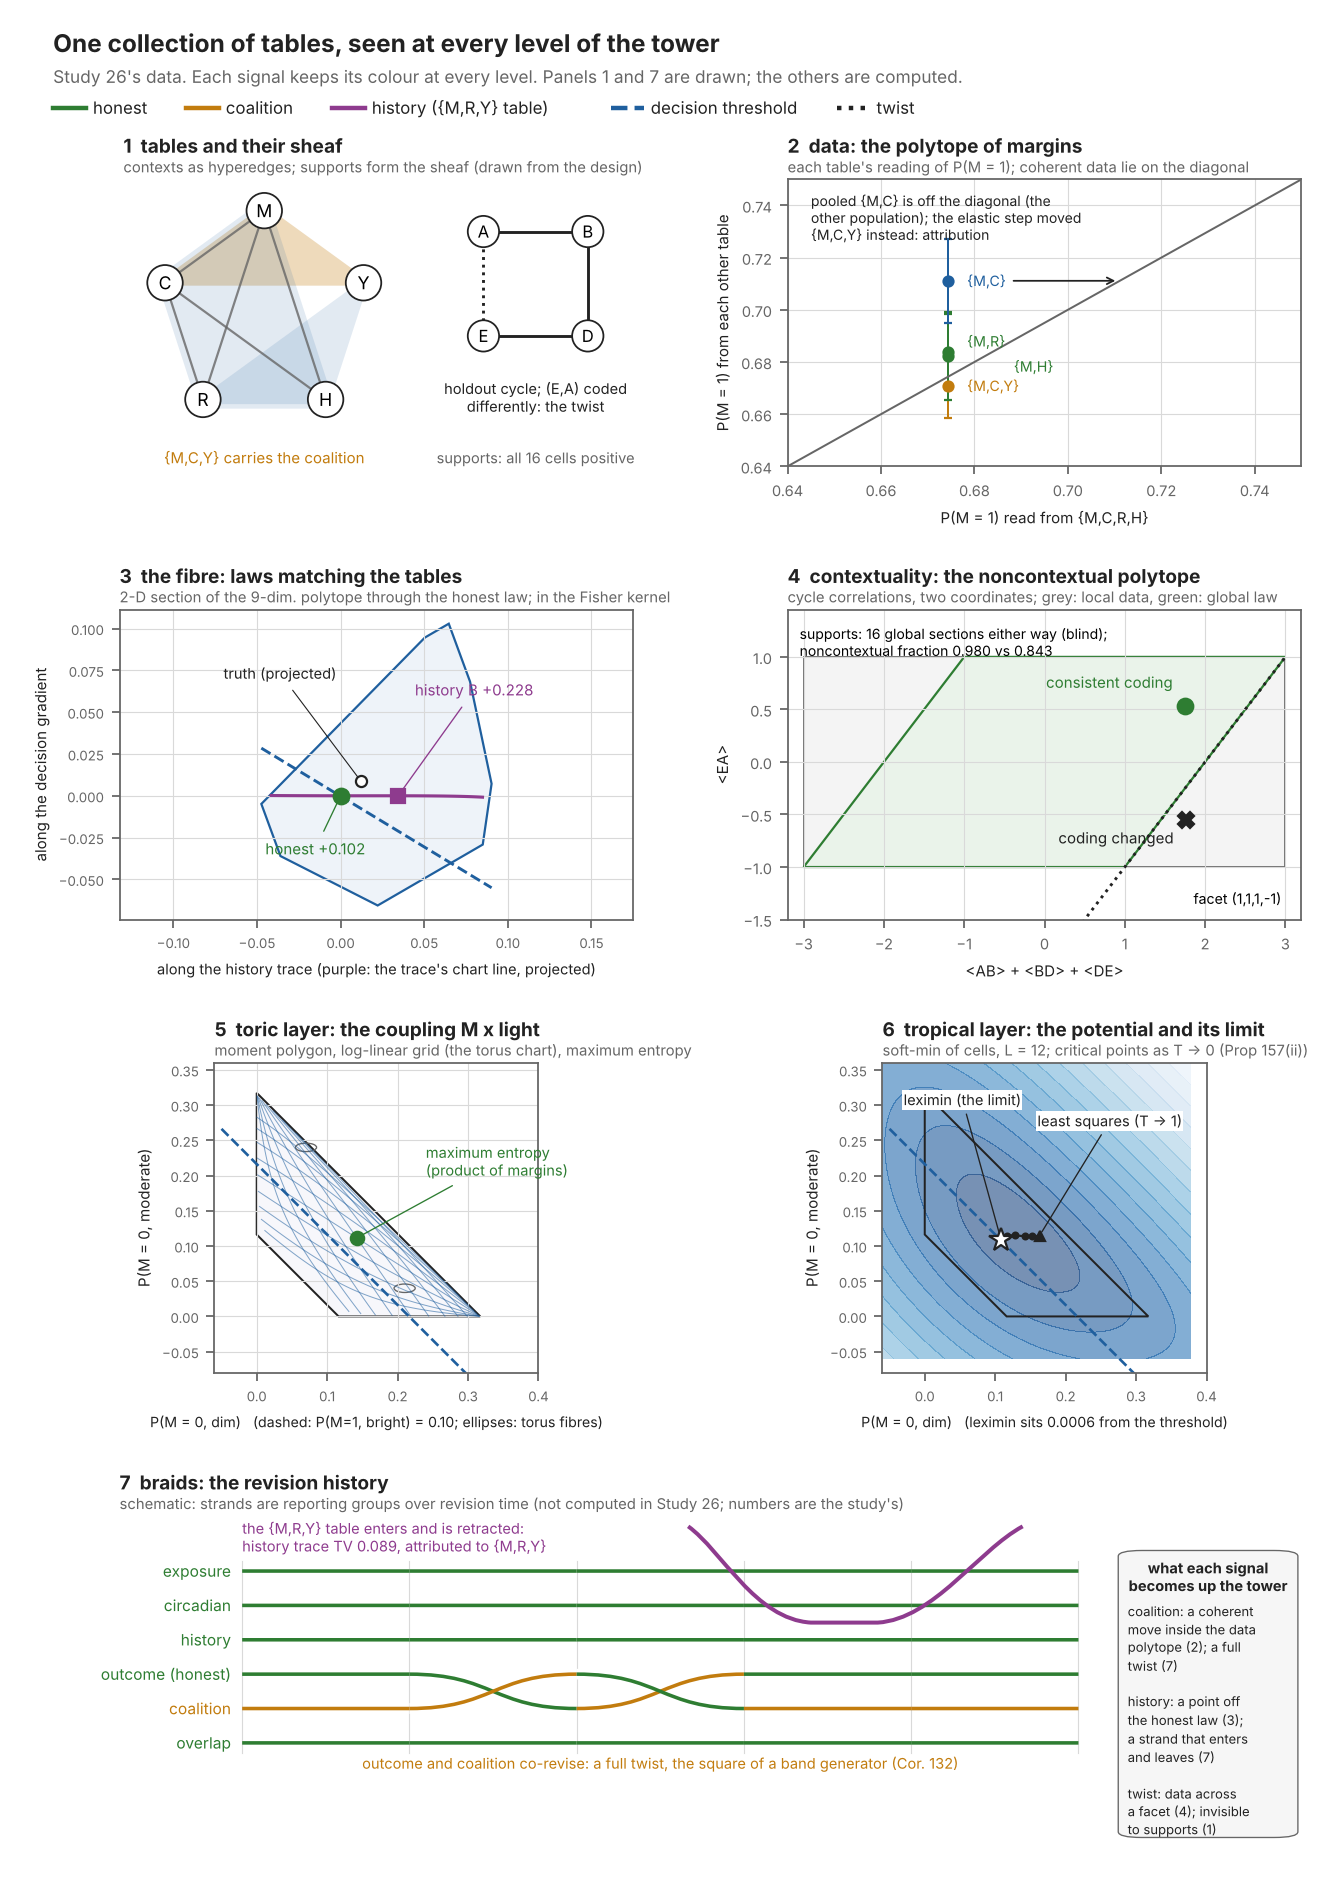

Here is the Python script that generated this plot:
"""The tower (overview): Study 26 seen at seven levels, signals keeping their colour throughout. Companion of fig_atlas.py.
The atlas, from the toric (Kahler) layer to braids, with labelled maps between levels.
One representative signal is followed through every level: the foreign {M,R,Y} table that was refitted and later retracted (purple).
Other signals appear where they live: the coalition (amber), the twist (black, dotted), the decision threshold (blue, dashed).
Object types are kept apart: observed tables (grey squares), inferred laws (hollow circles), selected states (filled markers),
constructed encodings (the braid). Every panel is computed from Study 26 except where marked; the braid is built by an explicit encoding
rule (ours) from the study's actual refit order, and it records order only."""
import os, sys, itertools, json
import numpy as np
HERE = os.path.dirname(os.path.abspath(__file__)); ENG = os.path.join(HERE, "..", "engine"); sys.path.insert(0, ENG); sys.path.insert(0, os.path.join(ENG, "study26_e2e"))
import warnings; warnings.filterwarnings("ignore")
from auxref import N   # theorem numbers from the .aux file
import matplotlib; matplotlib.use("Agg")
import matplotlib.pyplot as plt
from matplotlib.patches import Polygon, Circle, FancyBboxPatch, FancyArrowPatch, Rectangle
from scipy.optimize import linprog
import world26 as W
from pce import refitcommute as RC
R = json.load(open(os.path.join(ENG, "study26_e2e", "results_study26.json"))); KTS = json.load(open(os.path.join(ENG, "kerneltransport_summary.json")))
BLUE, AMBER, PURPLE, GREEN = "#1f5f9e", "#c27c0e", "#8e3b8e", "#2e7d32"; INK, MUTED, GRID, OBS = "#222222", "#666666", "#d9d9d9", "#9a9a9a"
plt.rcParams.update({"font.size": 7.4, "axes.edgecolor": MUTED, "axes.labelcolor": INK, "xtick.color": MUTED, "ytick.color": MUTED, "xtick.labelsize": 6.6, "ytick.labelsize": 6.6})
S, V = W.STATES, W.VARS; NS = 32; Pstar = W.truth(); dev, hold = W.generate()
def ctxmat(ctx, states=S, names=V):
    idx = [names.index(v) for v in ctx]; A = np.zeros((2 ** len(ctx), len(states)))
    for i, s in enumerate(states): A[int("".join(str(s[j]) for j in idx), 2), i] = 1
    return A
def ev(pred): return np.array([1.0 if pred(dict(zip(V, s))) else 0.0 for s in S])
def labels(ctx): return np.array([int("".join(str(s[V.index(v)]) for v in ctx), 2) for s in S])

# ------------------------------------------------------------------ computations
DEVCTX = [c for c, _, _ in W.CORE_ALLOC]; A0 = np.vstack([ctxmat(c) for c in DEVCTX]); m0 = A0 @ Pstar
def refit(Q, ctxs, target=Pstar):
    B = RC.span_labels([labels(c) for c in ctxs], NS); return RC.iproj(Q, B, B.T @ target)
def inj_law():
    th = dict(W.THETA_TRIPLE); th[("M", "R", "Y")] += 1.5; logp = np.zeros(NS)
    for i, s in enumerate(S):
        v = dict(zip(V, s)); logp[i] = sum(t * v[x] for x, t in W.THETA_MAIN.items()) + sum(t * v[x] * v[y] for (x, y), t in W.THETA_PAIR.items()) \
            + sum(t * v[x] * v[y] * v[z] for (x, y, z), t in th.items())
    p = np.exp(logp); return p / p.sum()
rng = np.random.default_rng(26); o1 = rng.permutation(len(DEVCTX)); U0 = np.ones(NS) / NS
P = U0.copy()
for step, i in enumerate(o1):
    P = refit(P, [DEVCTX[i]])
    if step == 2: P = refit(P, [("M", "R", "Y")], inj_law())
RB = refit(P, DEVCTX); R0 = refit(U0, DEVCTX)
M1, M0, Y1 = ev(lambda v: v["M"] == 1), ev(lambda v: v["M"] == 0), ev(lambda v: v["Y"] == 1)
kk = ev(lambda v: v["C"] == 0 and v["R"] == 1 and v["H"] == 0); dvec = Y1 * M1 * kk / ((M1 * kk) @ Pstar) - Y1 * M0 * kk / ((M0 * kk) @ Pstar); tau = 0.10
Nsp = np.linalg.svd(A0)[2][np.linalg.matrix_rank(A0):].T
d1 = RB - R0; d1 /= np.linalg.norm(d1); dv = Nsp @ (Nsp.T @ dvec); d2 = dv - (dv @ d1) * d1; d2 /= np.linalg.norm(d2)
def section_polygon(base, e1, e2, n=720):
    pts = []
    for th in np.linspace(0, 2 * np.pi, n + 1)[:-1]:
        c = np.array([np.cos(th), np.sin(th)]); r = linprog(-c, A_ub=-np.column_stack([e1, e2]), b_ub=base, bounds=[(None, None)] * 2, method="highs"); pts.append(r.x)
    return np.array(pts)
poly = section_polygon(R0, d1, d2)
coord = lambda X: np.linalg.lstsq(np.column_stack([d1, d2]), X - R0, rcond=None)[0]
t1 = np.log(RB) - np.log(R0); t2 = ev(lambda v: v["M"] and v["H"] and v["Y"])
def chart(s, t):
    Q = R0 * np.exp(s * t1 + t * t2); Q /= Q.sum()
    try: return coord(refit(Q, DEVCTX))
    except RuntimeError: return np.array([np.nan, np.nan])
gs_ = np.linspace(-1.5, 3.0, 31); gt_ = np.linspace(-2.5, 2.5, 31)
lines_s = [np.array([chart(s, t) for s in gs_]) for t in np.linspace(-2, 2, 7)]
lines_t = [np.array([chart(s, t) for t in gt_]) for s in np.linspace(-1, 2.5, 8)]
# leximin of the exact-data fibre (sequential LP over the 32 cells)
def lexmaxmin(Aeq, beq, n):
    fixed, free = {}, set(range(n))
    while free:
        Ae = np.vstack([Aeq] + [np.eye(n)[k][None] for k in fixed]); be = np.concatenate([beq] + [[fixed[k]] for k in fixed])
        r = linprog(np.r_[np.zeros(n), -1.0], A_ub=np.array([np.r_[-np.eye(n)[k], 1.0] for k in sorted(free)]), b_ub=np.zeros(len(free)),
                    A_eq=np.hstack([Ae, np.zeros((len(be), 1))]), b_eq=be, bounds=[(0, None)] * n + [(None, None)], method="highs"); t = -r.fun; Sx = []
        for k in sorted(free):
            r2 = linprog(-np.eye(n)[k], A_ub=np.array([-np.eye(n)[j] for j in sorted(free)]), b_ub=-np.full(len(free), t) + 1e-12, A_eq=Ae, b_eq=be, bounds=[(0, None)] * n, method="highs")
            if r2.status == 0 and -r2.fun <= t + 1e-7: Sx.append(k)
        for k in (Sx or sorted(free)): fixed[k] = t; free.discard(k)
    return np.array([fixed[k] for k in range(n)])
LEX = lexmaxmin(A0, m0, NS)
# cycle correlations
cyc = [s for s in hold if s["family"].startswith("cycle")]
def corr(cond):
    out = {}
    for e in W.CYCLE_EDGES:
        cnt = sum(s["counts"] for s in cyc if s["ctx"] == e and s["family"] == "cycle-" + cond); p = cnt / cnt.sum(); out[e] = p[0] - p[1] - p[2] + p[3]
    return out
cc, ct = corr("consistent"), corr("twisted"); pat = [g for g in itertools.product((1, -1), repeat=4) if np.prod(g) == -1]
def proj_poly(nc):
    pts = []
    for th in np.linspace(0, 2 * np.pi, 361)[:-1]:
        c = np.array([np.cos(th), np.sin(th)]); r = linprog(-np.array([c[0], c[0], c[0], c[1]]), A_ub=np.array(pat, float) if nc else None, b_ub=np.full(len(pat), 2.0) if nc else None,
                                                            bounds=[(-1, 1)] * 4, method="highs"); x = r.x; pts.append([x[0] + x[1] + x[2], x[3]])
    return np.array(pts)
ncpoly, locpoly = proj_poly(True), proj_poly(False)
# the braid: encoding rule E (ours). Strands = contexts; a refit moves its context's strand to the top, passing over the strands above it.
names = ["".join(c) for c in DEVCTX]; order = list(range(len(DEVCTX))); steps = []
foreign_born, foreign_end = None, None; cols_order = [order[:]]; events = []
pos_f = None
for step, i in enumerate(o1):
    j = order.index(i); order = [i] + order[:j] + order[j + 1:]; events.append(("refit", i)); cols_order.append(order[:])
    if step == 2: order = ["F"] + order; events.append(("born", "F")); cols_order.append(order[:])
order = [x for x in order if x != "F"]; events.append(("retract", "F")); cols_order.append(order[:])


# ------------------------------------------------------------------ extra computations for the tower
from scipy.stats import chi2
from pce import selectorlink as SLK
from matplotlib.patches import Ellipse, PathPatch
from matplotlib.path import Path
core = [s for s in dev if s["ctx"] != ("L3",)]; by = {}
for s in core: by.setdefault(s["ctx"], []).append(s)
Fl = set()
for ctx, ss in by.items():
    for s in ss:
        o = sum(x["counts"] for x in ss if x is not s); e = s["n"] * o / o.sum(); m = e > 1e-9
        if chi2.sf(float((((s["counts"] - e) ** 2)[m] / e[m]).sum()), m.sum() - 1) < 0.001: Fl.add(s["id"])
pool = {}
for s in core:
    if s["id"] not in Fl: pool[s["ctx"]] = pool.get(s["ctx"], 0) + s["counts"]
def pM1(ctx, cnt):
    k = ctx.index("M"); tot = cnt.sum(); return sum(c for i, c in enumerate(cnt) if format(i, f"0{len(ctx)}b")[k] == "1") / tot, tot
f = np.array(R["selection"]["f"]); g = np.array(R["selection"]["g"]); lexc = np.array(R["selection"]["lex"])
Vc, lamc = SLK.cells(tuple(f), tuple(g))
cpoly = section_polygon(-lamc, Vc[:, 0], Vc[:, 1])
def ipf2(a, b):
    Q = np.outer(f, g) * np.exp(np.array([[a, b, 0.0], [0.0, 0.0, 0.0]]))
    for _ in range(3000): Q *= (f / Q.sum(1))[:, None]; Q *= (g / Q.sum(0))[None, :]
    return Q[0, 0], Q[0, 1]
grid_a = [np.array([ipf2(a, b) for b in np.linspace(-6, 6, 60)]) for a in np.linspace(-3, 3, 9)]
grid_b = [np.array([ipf2(a, b) for a in np.linspace(-6, 6, 60)]) for b in np.linspace(-3, 3, 9)]
toric_path = np.array([SLK.toric(tuple(f), tuple(g), L) for L in np.logspace(-1, 3, 60)])
me = np.array([f[0] * g[0], f[0] * g[1]]); lsq = SLK.leastsq(tuple(f), tuple(g))
Lc = 12.0; xs = np.linspace(cpoly[:, 0].min() - 0.06, cpoly[:, 0].max() + 0.06, 220); ys = np.linspace(cpoly[:, 1].min() - 0.06, cpoly[:, 1].max() + 0.06, 220)
XX, YY = np.meshgrid(xs, ys); cellv = np.stack([Vc[k, 0] * XX + Vc[k, 1] * YY - lamc[k] for k in range(6)])
Fpot = -np.log(np.exp(-Lc * cellv).sum(0)) / Lc
crit = np.array([SLK.toric(tuple(f), tuple(g), L) for L in (3, 6, 12, 24, 48, 96, 400)])
geo = []
for sgm in np.linspace(-1.5, 3.0, 46):
    Q = R0 * np.exp(sgm * t1); Q /= Q.sum()
    try: geo.append(coord(refit(Q, DEVCTX)))
    except RuntimeError: pass
geo = np.array(geo)

# ------------------------------------------------------------------ figure
fig = plt.figure(figsize=(8.3, 11.8))
gsp = fig.add_gridspec(4, 2, height_ratios=[1, 1.08, 1.08, 1.0], hspace=0.48, wspace=0.30, left=0.09, right=0.98, top=0.905, bottom=0.045)
fig.text(0.04, 0.985, "One collection of tables, seen at every level of the tower", fontsize=11, fontweight="bold", color=INK, va="top")
fig.text(0.04, 0.965, "Study 26's data. Each signal keeps its colour at every level. Panels 1 and 7 are drawn; the others are computed.", fontsize=7.8, color=MUTED, va="top")
x0 = 0.04
for lab, c, ls_ in (("honest", GREEN, "-"), ("coalition", AMBER, "-"), ("history ({M,R,Y} table)", PURPLE, "-"), ("decision threshold", BLUE, "--"), ("twist", INK, ":")):
    fig.add_artist(plt.Line2D([x0, x0 + 0.025], [0.943, 0.943], color=c, ls=ls_, lw=2, transform=fig.transFigure)); fig.text(x0 + 0.03, 0.943, lab, fontsize=7.6, color=INK, va="center")
    x0 += {"honest": 0.10, "coalition": 0.11, "history ({M,R,Y} table)": 0.21, "decision threshold": 0.17}.get(lab, 0.1)
def level(ax, n, name, sub):
    ax.set_title(f"{n}  {name}", loc="left", color=INK, pad=12, fontsize=8.6, fontweight="bold"); ax.text(0, 1.012, sub, transform=ax.transAxes, fontsize=6.7, color=MUTED, va="bottom")

# 1 tables and sheaf (drawn from the design)
ax = fig.add_subplot(gsp[0, 0]); ax.set_xlim(-1.35, 3.5); ax.set_ylim(-1.45, 1.3); ax.set_aspect("equal"); ax.axis("off")
level(ax, "1", "tables and their sheaf", "contexts as hyperedges; supports form the sheaf (drawn from the design)")
pos = {v: (np.cos(t), np.sin(t)) for v, t in zip("MCRHY", np.pi / 2 + np.arange(5) * 2 * np.pi / 5)}
for ctx, _, _ in W.CORE_ALLOC:
    pts = np.array([pos[v] for v in ctx])
    if len(ctx) == 2: ax.plot(*pts.T, color=MUTED, lw=1.0, alpha=0.8)
    else:
        c = pts.mean(0); hull = pts[np.argsort(np.arctan2(pts[:, 1] - c[1], pts[:, 0] - c[0]))]; hull = c + 1.12 * (hull - c)
        ax.add_patch(Polygon(hull, closed=True, fc=(AMBER if ctx == ("M", "C", "Y") else BLUE), alpha=0.28 if ctx == ("M", "C", "Y") else 0.13, ec="none"))
for v, (x, y_) in pos.items(): ax.add_patch(Circle((x, y_), 0.17, fc="white", ec=INK, lw=0.8, zorder=3)); ax.text(x, y_, v, ha="center", va="center", fontsize=8, zorder=4)
ax.text(0, -1.42, "{M,C,Y} carries the coalition", ha="center", fontsize=6.8, color=AMBER)
cpos = {"A": (2.1, 0.8), "B": (3.1, 0.8), "D": (3.1, -0.2), "E": (2.1, -0.2)}
for (a, b) in W.CYCLE_EDGES: ax.plot([cpos[a][0], cpos[b][0]], [cpos[a][1], cpos[b][1]], color=INK, lw=1.3, ls=":" if (a, b) == ("E", "A") else "-")
for v, (x, y_) in cpos.items(): ax.add_patch(Circle((x, y_), 0.15, fc="white", ec=INK, lw=0.8, zorder=3)); ax.text(x, y_, v, ha="center", va="center", fontsize=7.5, zorder=4)
ax.text(2.6, -0.62, "holdout cycle; (E,A) coded\ndifferently: the twist", ha="center", va="top", fontsize=6.6, color=INK)
ax.text(2.6, -1.42, "supports: all 16 cells positive", ha="center", fontsize=6.6, color=MUTED)

# 2 data space
ax = fig.add_subplot(gsp[0, 1]); level(ax, "2", "data: the polytope of margins", "each table's reading of P(M = 1); coherent data lie on the diagonal")
ref, _ = pM1(("M", "C", "R", "H"), pool[("M", "C", "R", "H")]); offs = {("M", "C"): 0.004, ("M", "R"): 0.004, ("M", "H"): 0.014, ("M", "C", "Y"): 0.004}
for ctx, cnt in pool.items():
    if "M" not in ctx or ctx == ("M", "C", "R", "H"): continue
    yv, n = pM1(ctx, cnt); se = np.sqrt(yv * (1 - yv) / n); col = BLUE if ctx == ("M", "C") else (AMBER if ctx == ("M", "C", "Y") else GREEN)
    ax.errorbar(ref, yv, yerr=3 * se, fmt="o", color=col, ms=4.5, capsize=2, lw=0.9)
    ax.text(ref + offs.get(ctx, 0.004), yv + (0.004 if ctx == ("M", "R") else (-0.004 if ctx == ("M", "H") else 0)), "{" + ",".join(ctx) + "}", fontsize=6.4, color=col, va="center")
lo, hi = 0.64, 0.75; ax.plot([lo, hi], [lo, hi], color=MUTED, lw=0.9); ax.set_xlim(lo, hi); ax.set_ylim(lo, hi)
ym, _ = pM1(("M", "C"), pool[("M", "C")]); ax.annotate("", xy=(ym, ym), xytext=(ref + 0.013, ym), arrowprops=dict(arrowstyle="->", color=INK, lw=0.8))
ax.text(0.645, 0.745, "pooled {M,C} is off the diagonal (the\nother population); the elastic step moved\n{M,C,Y} instead: attribution", fontsize=6.3, color=INK, va="top")
ax.set_xlabel("P(M = 1) read from {M,C,R,H}", fontsize=6.8); ax.set_ylabel("P(M = 1) from each other table", fontsize=6.8); ax.grid(color=GRID, lw=0.5)

# 3 fibre section
ax = fig.add_subplot(gsp[1, 0]); level(ax, "3", "the fibre: laws matching the tables", "2-D section of the 9-dim. polytope through the honest law; in the Fisher kernel")
ax.add_patch(Polygon(poly, closed=True, fc="#eef3f9", ec=BLUE, lw=1.0))
a0 = dvec @ R0; ca, cb = dvec @ d1, dvec @ d2; xl = np.array([poly[:, 0].min(), poly[:, 0].max()]); ax.plot(xl, (tau - a0 - ca * xl) / cb, color=BLUE, ls="--", lw=1.3)
ax.plot(geo[:, 0], geo[:, 1], color=PURPLE, lw=1.4)
ax.plot(0, 0, "o", color=GREEN, ms=7, zorder=5); ax.annotate(f"honest {a0:+.3f}", (0, 0), (-0.045, -0.035), fontsize=6.8, color=GREEN, arrowprops=dict(arrowstyle="-", color=GREEN, lw=0.6))
bx = coord(RB); ax.plot(*bx, "s", color=PURPLE, ms=6, zorder=5); ax.annotate(f"history B {dvec @ RB:+.3f}", tuple(bx), (bx[0] + 0.01, 0.06), fontsize=6.8, color=PURPLE, arrowprops=dict(arrowstyle="-", color=PURPLE, lw=0.6))
ps = coord(Pstar); ax.plot(*ps, "o", mfc="white", mec=INK, ms=5, zorder=5); ax.annotate("truth (projected)", tuple(ps), (-0.07, 0.07), fontsize=6.6, color=INK, arrowprops=dict(arrowstyle="-", color=INK, lw=0.5))
ax.set_xlabel("along the history trace (purple: the trace's chart line, projected)", fontsize=6.6); ax.set_ylabel("along the decision gradient", fontsize=6.8)
ax.set_aspect("equal", adjustable="datalim"); ax.grid(color=GRID, lw=0.5); ax.tick_params(labelsize=6)

# 4 cycle
ax = fig.add_subplot(gsp[1, 1]); level(ax, "4", "contextuality: the noncontextual polytope", "cycle correlations, two coordinates; grey: local data, green: global law")
ax.add_patch(Polygon(locpoly, closed=True, fc="#f4f4f4", ec=MUTED, lw=0.8)); ax.add_patch(Polygon(ncpoly, closed=True, fc="#eaf3ea", ec=GREEN, lw=1.0))
xs_ = np.linspace(-3, 3, 10); ax.plot(xs_, xs_ - 2, color=INK, ls=":", lw=1.3); ax.text(2.95, -1.35, "facet (1,1,1,-1)", fontsize=6.4, ha="right")
for cd, mk, col, lab, dy in ((cc, "o", GREEN, "consistent coding", 0.17), (ct, "X", INK, "coding changed", -0.22)):
    x = cd[("A", "B")] + cd[("B", "D")] + cd[("D", "E")]; y_ = cd[("E", "A")]; ax.plot(x, y_, mk, color=col, ms=7); ax.text(x - 0.15, y_ + dy, lab, fontsize=6.8, color=col, ha="right")
cy = R["cycle"]; ax.text(-3.05, 1.3, f"supports: {cy['twisted']['global_sections']} global sections either way (blind);\nnoncontextual fraction {cy['consistent']['ncf']:.3f} vs {cy['twisted']['ncf']:.3f}", fontsize=6.3, va="top")
ax.set_xlim(-3.2, 3.2); ax.set_ylim(-1.5, 1.45); ax.set_xlabel("<AB> + <BD> + <DE>", fontsize=6.8); ax.set_ylabel("<EA>", fontsize=6.8); ax.grid(color=GRID, lw=0.5)

# 5 toric chart of the coupling
ax = fig.add_subplot(gsp[2, 0]); level(ax, "5", "toric layer: the coupling M x light", "moment polygon, log-linear grid (the torus chart), maximum entropy")
ax.add_patch(Polygon(cpoly, closed=True, fc="#f7f7fb", ec=INK, lw=0.9))
for line in grid_a + grid_b: ax.plot(line[:, 0], line[:, 1], color=BLUE, lw=0.45, alpha=0.55)
for (x, y_) in ((0.07, 0.24), (0.21, 0.04)): ax.add_patch(Ellipse((x, y_), 0.03, 0.012, fill=False, ec=MUTED, lw=0.6))
ax.plot(*me, "o", color=GREEN, ms=6, zorder=5); ax.annotate("maximum entropy\n(product of margins)", tuple(me), (0.24, 0.2), fontsize=6.6, color=GREEN, arrowprops=dict(arrowstyle="-", color=GREEN, lw=0.6))
f1, g3 = f[0], g[2]; xl = np.array([-0.05, 0.36]); ax.plot(xl, 0.10 - g3 + f1 - xl, color=BLUE, ls="--", lw=1.2)
ax.set_xlabel("P(M = 0, dim)   (dashed: P(M=1, bright) = 0.10; ellipses: torus fibres)", fontsize=6.4); ax.set_ylabel("P(M = 0, moderate)", fontsize=6.8)
ax.set_xlim(-0.06, 0.40); ax.set_ylim(-0.08, 0.36); ax.set_aspect("equal", adjustable="box"); ax.grid(color=GRID, lw=0.5); ax.tick_params(labelsize=6)

# 6 tropical / potential
ax = fig.add_subplot(gsp[2, 1]); level(ax, "6", "tropical layer: the potential and its limit", f"soft-min of cells, L = 12; critical points as T -> 0 (Prop {N("prop:selectorlink")}(ii))")
ax.contourf(XX, YY, Fpot, levels=14, cmap="Blues", alpha=0.55); ax.add_patch(Polygon(cpoly, closed=True, fill=False, ec=INK, lw=0.9))
ax.plot(toric_path[:, 0], toric_path[:, 1], color=INK, lw=1.0); ax.plot(crit[:, 0], crit[:, 1], "o", color=INK, ms=2.6)
ax.plot(lexc[0], lexc[1], "*", ms=11, mfc="white", mec=INK, zorder=6); ax.annotate("leximin (the limit)", (lexc[0], lexc[1]), (-0.03, 0.30), fontsize=6.6, color=INK, arrowprops=dict(arrowstyle="-", color=INK, lw=0.6), bbox=dict(fc="white", ec="none", pad=0.5))
ax.plot(*lsq, "^", color=INK, ms=4.5); ax.annotate("least squares (T -> 1)", tuple(lsq), (0.16, 0.27), fontsize=6.6, color=INK, arrowprops=dict(arrowstyle="-", color=INK, lw=0.6), bbox=dict(fc="white", ec="none", pad=0.5))
ax.plot(xl, 0.10 - g3 + f1 - xl, color=BLUE, ls="--", lw=1.2)
ax.set_xlabel(f"P(M = 0, dim)   (leximin sits {abs(lexc[5] - 0.10):.4f} from the threshold)", fontsize=6.4); ax.set_ylabel("P(M = 0, moderate)", fontsize=6.8)
ax.set_xlim(-0.06, 0.40); ax.set_ylim(-0.08, 0.36); ax.set_aspect("equal", adjustable="box"); ax.tick_params(labelsize=6)

# 7 braid (schematic)
ax = fig.add_subplot(gsp[3, :]); level(ax, "7", "braids: the revision history", "schematic: strands are reporting groups over revision time (not computed in Study 26; numbers are the study's)")
ax.set_xlim(-0.2, 10.4); ax.set_ylim(-1.75, 6.6); ax.axis("off")
names = ["exposure", "circadian", "history", "outcome (honest)", "coalition", "overlap"]; cols = [GREEN, GREEN, GREEN, GREEN, AMBER, GREEN]; ys0 = [5, 4, 3, 2, 1, 0]
def strand(xa, ya, xb, yb, col, lw=1.6, under=False):
    verts = [(xa, ya), ((xa + xb) / 2, ya), ((xa + xb) / 2, yb), (xb, yb)]
    if under: ax.add_patch(PathPatch(Path(verts, [1, 4, 4, 4]), fc="none", ec="white", lw=lw + 3.2, zorder=1))
    ax.add_patch(PathPatch(Path(verts, [1, 4, 4, 4]), fc="none", ec=col, lw=lw, zorder=3 if under else 2))
X = [0.9, 2.4, 3.9, 5.4, 6.9, 8.4]
for n, c, y_ in zip(names, cols, ys0): ax.text(0.8, y_, n, ha="right", va="center", fontsize=7, color=c)
for j in range(len(X) - 1):
    for i, y_ in enumerate(ys0):
        if i in (3, 4) and j in (1, 2): continue
        strand(X[j], y_, X[j + 1], y_, cols[i])
for j in (1, 2): strand(X[j], 2, X[j + 1], 1, GREEN, under=(j == 2)); strand(X[j], 1, X[j + 1], 2, AMBER, under=(j == 1))
verts = [(4.9, 6.3), (5.2, 5.6), (5.5, 3.6), (6.0, 3.5), (6.6, 3.5), (7.1, 3.6), (7.5, 5.6), (7.9, 6.3)]
ax.add_patch(PathPatch(Path(verts, [1, 4, 4, 4, 2, 4, 4, 4]), fc="none", ec=PURPLE, lw=1.8, zorder=4))
ax.text(0.9, 6.5, "the {M,R,Y} table enters and is retracted:\nhistory trace TV 0.089, attributed to {M,R,Y}", fontsize=6.6, color=PURPLE, va="top")
ax.text(4.65, -0.75, f"outcome and coalition co-revise: a full twist, the square of a band generator (Cor. {N("cor:bkl")})", ha="center", fontsize=6.6, color=AMBER)
ax.add_patch(FancyBboxPatch((0.845, -0.12), 0.152, 1.0, clip_on=False, boxstyle="round,pad=0.0,rounding_size=0.02", fc="#f6f6f6", ec=MUTED, lw=0.6, transform=ax.transAxes))
ax.text(0.921, 0.85, "what each signal\nbecomes up the tower", ha="center", va="top", fontsize=6.6, fontweight="bold", color=INK, transform=ax.transAxes)
ax.text(0.853, 0.70, "coalition: a coherent\nmove inside the data\npolytope (2); a full\ntwist (7)\n\nhistory: a point off\nthe honest law (3);\na strand that enters\nand leaves (7)\n\ntwist: data across\na facet (4); invisible\nto supports (1)", va="top", fontsize=5.9, color=INK, linespacing=1.15, transform=ax.transAxes)
for x in X: ax.plot([x, x], [-0.3, 5.3], color=GRID, lw=0.5, zorder=0)
fig.savefig(os.path.join(HERE, "fig_tower.pdf")); fig.savefig(os.path.join(HERE, "fig_tower.png"), dpi=160)
print("ok")
